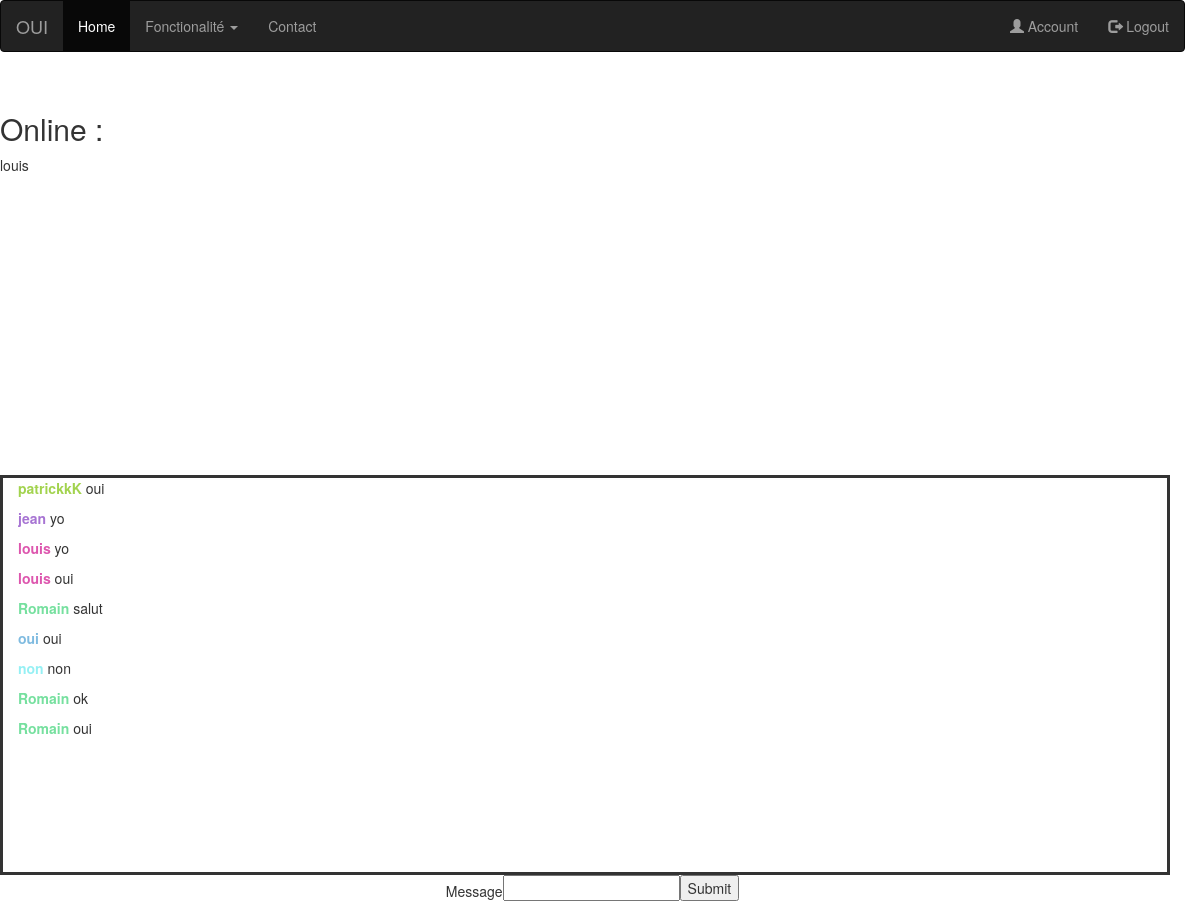
The page /tp_mini_chat/tchat/tchat.php (signed in) on the database its author committed.
### tables this page shows
CREATE TABLE `message` (
  `idmessage` int(11) NOT NULL,
  `pseudo` int(11) NOT NULL,
  `message` varchar(30) NOT NULL,
  `created_at` timestamp NOT NULL DEFAULT current_timestamp()
);

### tp_mini_chat/tchat/message.php (the view, shortened to what this page needs)
<?php
require_once '../pdo.php';
   $reponse = $pdo->query(
       'SELECT message.*, login.pseudo, login.id, login.color
       FROM message, login
       WHERE message.pseudo = login.id
       ORDER BY message.created_at Asc
       ');
   while ($donnees = $reponse->fetch())
   {
   echo '<p><strong><span style="color:'.$donnees['color'].';">' . htmlspecialchars($donnees['pseudo']) .
   '</span></strong> ' . htmlspecialchars($donnees['message']) . '</p>';
   }
   ?>

### tp_mini_chat/tchat/tchatcss.css (style rules this page uses)
body { margin: 15px; }
p { text-align: left; }

### rows shown on the page
message: pseudo.pseudo "patrickkK", message "oui"
message: pseudo.pseudo "jean", message "yo"
message: pseudo.pseudo "louis", message "yo"
message: pseudo.pseudo "louis", message "oui"
message: pseudo.pseudo "Romain", message "salut"
message: pseudo.pseudo "oui", message "oui"
message: pseudo.pseudo "non", message "non"
message: pseudo.pseudo "Romain", message "ok"
message: pseudo.pseudo "Romain", message "oui"

### other values the page prints
$_SESSION['pseudo'] "louis"
